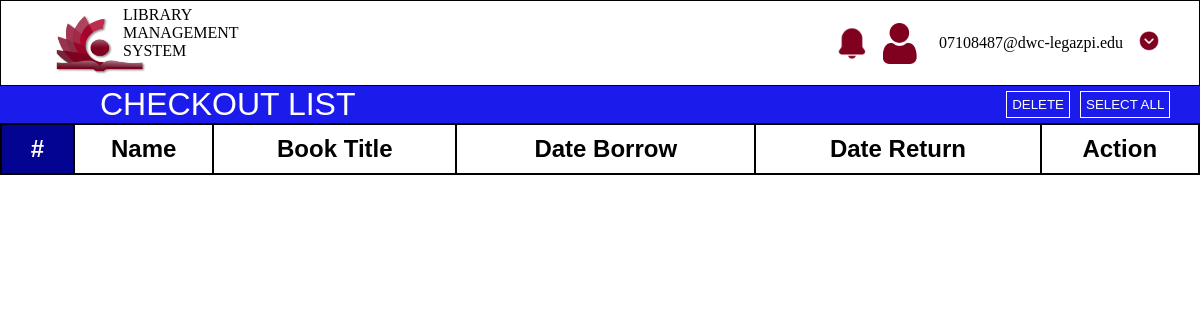
Page /user_checkout.php (signed in) on the earlier database version.
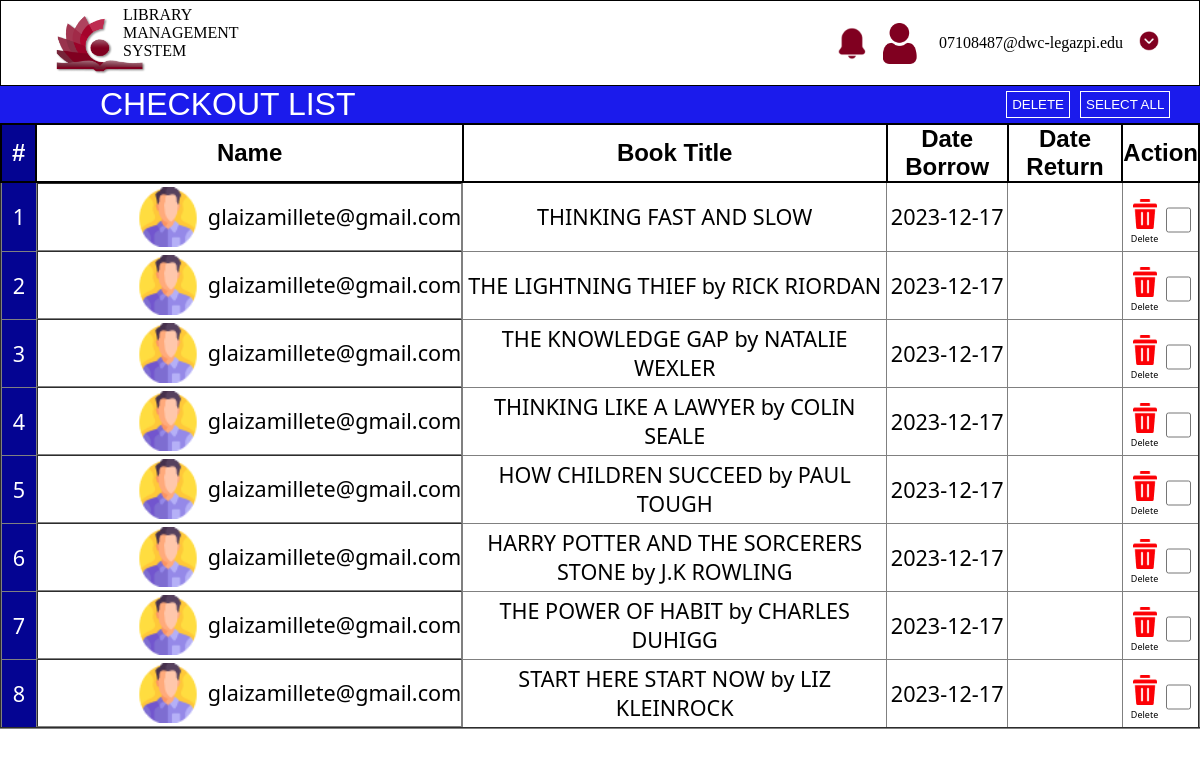
Same page on the later database version.
### tables this page shows
CREATE TABLE `checkout` (
  `checkoutID` int(255) NOT NULL,
  `bookID` int(255) NOT NULL,
  `user_id` int(100) NOT NULL,
  `checkout_date` date NOT NULL
);

CREATE TABLE `users` (
  `user_id` int(100) NOT NULL,
  `email` varchar(255) NOT NULL,
  `password` varchar(255) NOT NULL,
  `user_access` varchar(255) NOT NULL,
  `password_strength` varchar(255) NOT NULL
);

CREATE TABLE `books` (
  `bookID` int(255) NOT NULL,
  `book_name` varchar(255) NOT NULL,
  `genre` varchar(255) NOT NULL,
  `author` varchar(255) NOT NULL
);

### user_checkout.php (the view, shortened to what this page needs)
<?php
include 'functions/connection.php';
$query = "SELECT checkout.*, users.email, books.book_name
FROM checkout
JOIN users
ON checkout.user_id = users.user_id
JOIN books
ON checkout.bookID = books.bookID";
$result = mysqli_query($conn, $query);
?>
<!DOCTYPE html>
<html lang="en">
<head>
    <link rel="stylesheet" href="./css/user_checkout.css">
    <link rel="stylesheet" href="https://use.fontawesome.com/releases/v6.2.1/css/all.css">
</head>
<body>
    <div class="container">
        <div class="logo">
            <div style="display: flex;align-items: center;">
                <img src="images/logo2.png" alt="logo" width="90px">
                <li>LIBRARY MANAGEMENT SYSTEM</li>
            </div>
        </div>
        <div style="display:flex;gap:1rem;align-items:center;margin-right: 40px;">
            <li><img src="images/bell-ring.png" alt="bell" width="30px" style="margin-top: 5px;"></li>
            <li><img src="./images/user.png" alt="user" width="40px" style="margin-top: 5px;"></li>
            <li>07108487@dwc-legazpi.edu</li>
            <li><img src="images/next.png" alt="next" width="20px"></li>
        </div>
    </div>
    <div class="title">
        <p>CHECKOUT LIST</p>
        <div class="del-butt">
            <button>DELETE</button>
            <div class="selectall">
                <button>SELECT ALL</button>
            </div>
        </div>
    </div>
    <div class="table">
        <table border="2">
            <tr>
                <th>#</th>
                <th>Name</th>
                <th>Book Title</th>
                <th>Date Borrow</th>
                <th>Date Return</th>
                <th>Action</th>
            </tr>
            <?php while ($row = mysqli_fetch_assoc($result)) : ?>
            <tr>
                <td><?php echo $row['checkoutID']; ?></td>
                <td>
                    <img src="./images/man.png" alt="pfp" class="img1">
                    <span> <?php echo $row['email']; ?>
                    </span>
                </td>
                <td><?php echo $row['book_name']; ?></td>
                <td><?php echo $row['checkout_date']; ?></td>
                <td></td>
                <div class="button">
                    <td>
                        <div class="button">
                            <div>
                                <img src="./images/delete.png" alt="delete" width="30px">
                                <p>Delete</p>
                            </div>
                            <div>
                                <input type="checkbox">
                            </div>
                        </div>
                    </td>
            </tr>
            <?php endwhile; ?>
        </table>
    </div>
</body>
</body>
</html>

Differences in the rows shown:
added checkout: checkoutID "1", user.email "glaizamillete@gmail.com", bookID.book_name "THINKING FAST AND SLOW", checkout_date "2023-12-17"
added checkout: checkoutID "2", user.email "glaizamillete@gmail.com", bookID.book_name "THE LIGHTNING THIEF by RICK RIORDAN", checkout_date "2023-12-17"
added checkout: checkoutID "3", user.email "glaizamillete@gmail.com", bookID.book_name "THE KNOWLEDGE GAP by NATALIE WEXLER", checkout_date "2023-12-17"
added checkout: checkoutID "4", user.email "glaizamillete@gmail.com", bookID.book_name "THINKING LIKE A LAWYER by COLIN SEALE", checkout_date "2023-12-17"
added checkout: checkoutID "5", user.email "glaizamillete@gmail.com", bookID.book_name "HOW CHILDREN SUCCEED by PAUL TOUGH", checkout_date "2023-12-17"
added checkout: checkoutID "6", user.email "glaizamillete@gmail.com", bookID.book_name "HARRY POTTER AND THE SORCERERS STONE by J.K ROWLING", checkout_date "2023-12-17"
added checkout: checkoutID "7", user.email "glaizamillete@gmail.com", bookID.book_name "THE POWER OF HABIT by CHARLES DUHIGG", checkout_date "2023-12-17"
added checkout: checkoutID "8", user.email "glaizamillete@gmail.com", bookID.book_name "START HERE START NOW by LIZ KLEINROCK", checkout_date "2023-12-17"
